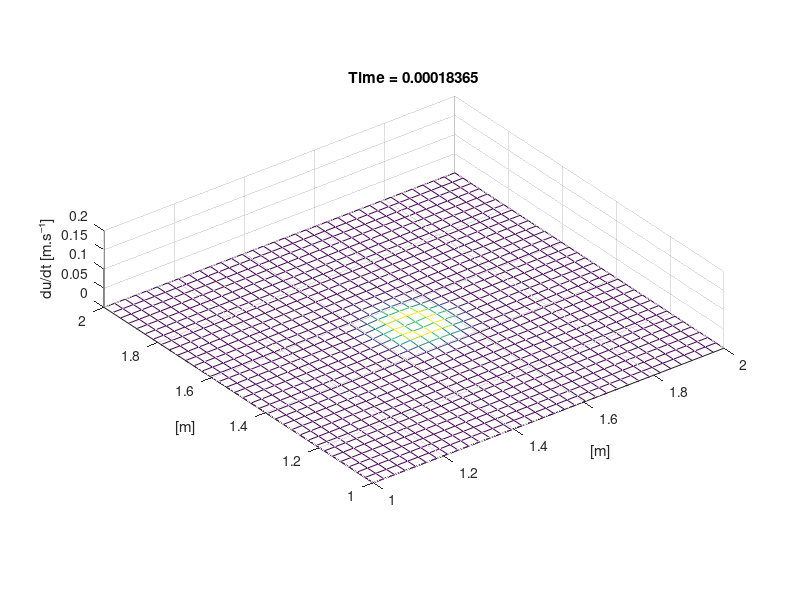
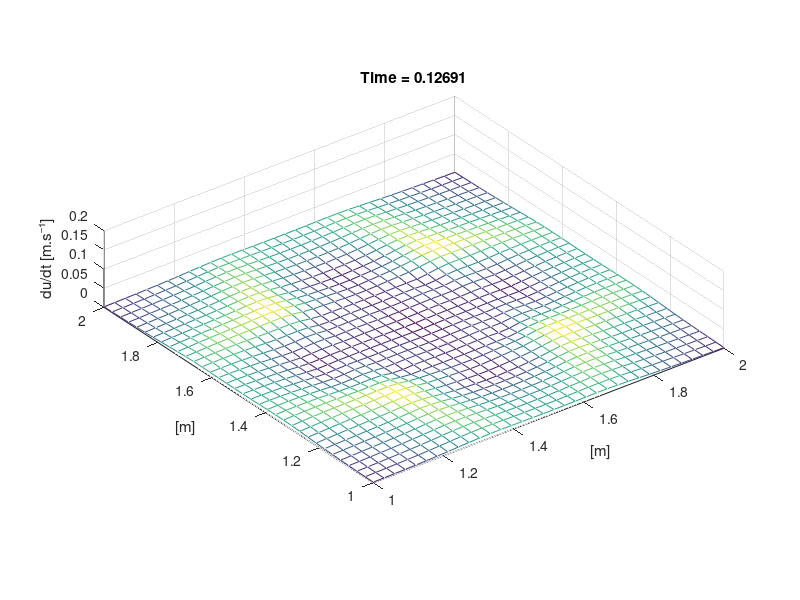

Recreate these plots in MATLAB, in order.
clearvars; close all; clc;

for ii = 1:2
%% Input
% Physics input
Lx = 1; % medium lenght
Ly = 1;
E = 1e1; % young's modulus
nu = 0.25; % poisson modulus
mu = 0.25; % viscosity modulus
% mu1 = 0.1; % viscosity modulus
% mu2 = 0.1; % viscosity border
rho = 1; % density
Vmax = 2; % max value of the initial Gaussian function

% Numericals input
nx = 100; % number of grid points [-]
ny = 100;
if ii==1
    nt = 1; % number of time steps [-]
elseif ii==2
    nt = 700;
elseif ii==3
    nt = 2700;
else
    disp('Error')
end
modulo = 10; % set modulo for faster plotting
CFL = 0.1; % Courant–Friedrichs–Lewy condition making dt smaller

% mu = zeros(nx-1,ny-1);
% mu(1:round(Lx/dx),1:round(Ly/dy))=mu(1:round(Lx/dx),1:round(Ly/dy))+mu2;
% mu(round(2*Lx/dx):end,round(2*Lx/dx):end)=mu(round(2*Lx/dx):end,round(2*Lx/dx):end)+mu2;
% mu(round(Lx/dx):round(2*Lx/dx),round(Lx/dx):round(2*Lx/dx))=...
%     mu(round(Lx/dx):round(2*Lx/dx),round(Lx/dx):round(2*Lx/dx))+mu1;

%% Preprocessing
% Modeling formulas
dx = 3*Lx/(nx-1); % set dx size
dy = 3*Ly/(ny-1);
dtE = min(dx,dy)/sqrt(E/rho)*CFL;
dtV = dx^2/(mu/rho)/2*CFL;
dt = min(dtE,dtV);
x = 0:dx:3*Lx; % create position array [m]
y = 0:dy:3*Ly;
Vx = zeros(nx,ny); % displacement speed array
Vy = zeros(nx,ny);
xc = dx/2:dx:3*Lx-dx/2; % center of x axis
yc = (dy/2:dy:3*Ly-dy/2)'; % center of y axis
xc2D = repmat(xc,[nx-1,1]); % array to matrix
yc2D = repmat(yc,[1,ny-1]);
sigmaE_x = Vmax*ones (nx-1,ny-1).*exp(-((xc2D-3*Lx/2).^2+(yc2D-3*Ly/2).^2)/1/4/1e-3); %  % create intial stress Gaussian
sigmaE_y = sigmaE_x; % stress on y
tau_z = zeros(nx-1,ny-1); % shear stress
time = 0;

%% Computing and ploting wave evolution
figure(ii)
for i = 1:nt
    time = time+dt;
    edot_xx = (diff(Vx(:,1:ny-1),1,1)+diff(Vx(:,2:ny),1,1))/dx/2; % derivative dVx/dx derivative
    edot_yx = (diff(Vy(:,1:ny-1),1,1)+diff(Vy(:,2:ny),1,1))/dx/2;
    edot_xy = (diff(Vx(1:nx-1,:),1,2)+diff(Vx(2:nx,:),1,2))/dy/2;
    edot_yy = (diff(Vy(1:nx-1,:),1,2)+diff(Vy(2:nx,:),1,2))/dy/2;
    
    sigmaE_x = sigmaE_x +E/(1-nu*nu)*(edot_xx+nu*edot_yy)*dt;
    sigmaE_y = sigmaE_y +E/(1-nu*nu)*(edot_yy+nu*edot_xx)*dt;
    sigmaV_x = mu*(edot_xx+nu*edot_yy);
    sigmaV_y = mu*(edot_yy+nu*edot_xx);
    sigma_x = sigmaE_x+sigmaV_x;
    sigma_y = sigmaE_y+sigmaV_y;
    tau_z = tau_z +E/(1+nu)/2*(edot_xy+edot_yx)*dt;
    
    sdot_xx = (diff(sigma_x(:,1:ny-2),1,1)+diff(sigma_x(:,2:ny-1),1,1))/dx/2; % derivative of dsigma/dx
    tdot_x = (diff(tau_z(:,1:ny-2),1,1)+diff(tau_z(:,2:ny-1),1,1))/dx/2;
    tdot_y = (diff(tau_z(1:nx-2,:),1,2)+diff(tau_z(2:nx-1,:),1,2))/dy/2;
    sdot_yy = (diff(sigma_y(1:nx-2,:),1,2)+diff(sigma_y(2:nx-1,:),1,2))/dy/2;
    
    Vx(2:nx-1,2:ny-1) = Vx(2:nx-1,2:ny-1)+(sdot_xx+tdot_y)/rho*dt;
    Vy(2:nx-1,2:ny-1) = Vy(2:nx-1,2:ny-1)+(tdot_x+sdot_yy)/rho*dt;
    
    if mod(i,modulo)==1
        mesh(x,y,(Vx'.^2+Vy'.^2).^(1/2))
        axis equal; axis tight;
        axis([Lx 2*Lx Ly 2*Ly 0 Vmax/10])
        title(['Time = ' num2str(time)])
        xlabel('[m]')
        ylabel('[m]')
        zlabel('du/dt [m.s⁻¹]')
        drawnow
    end
end
end